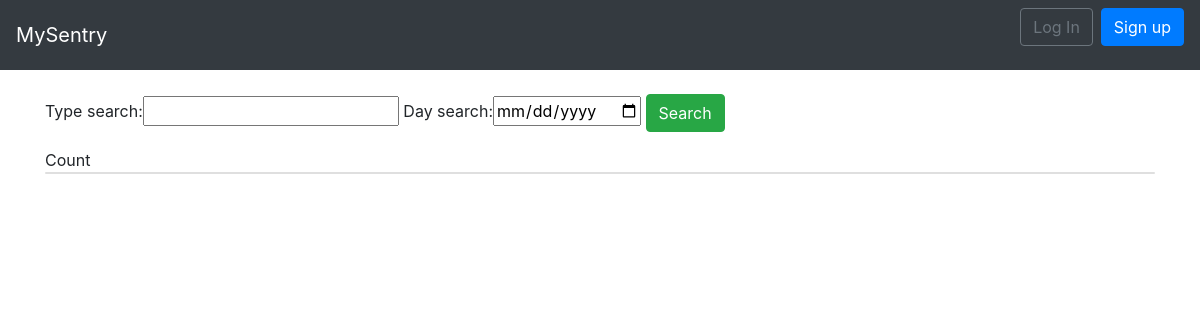
/apps/1/, run on an earlier commit of the app's database.
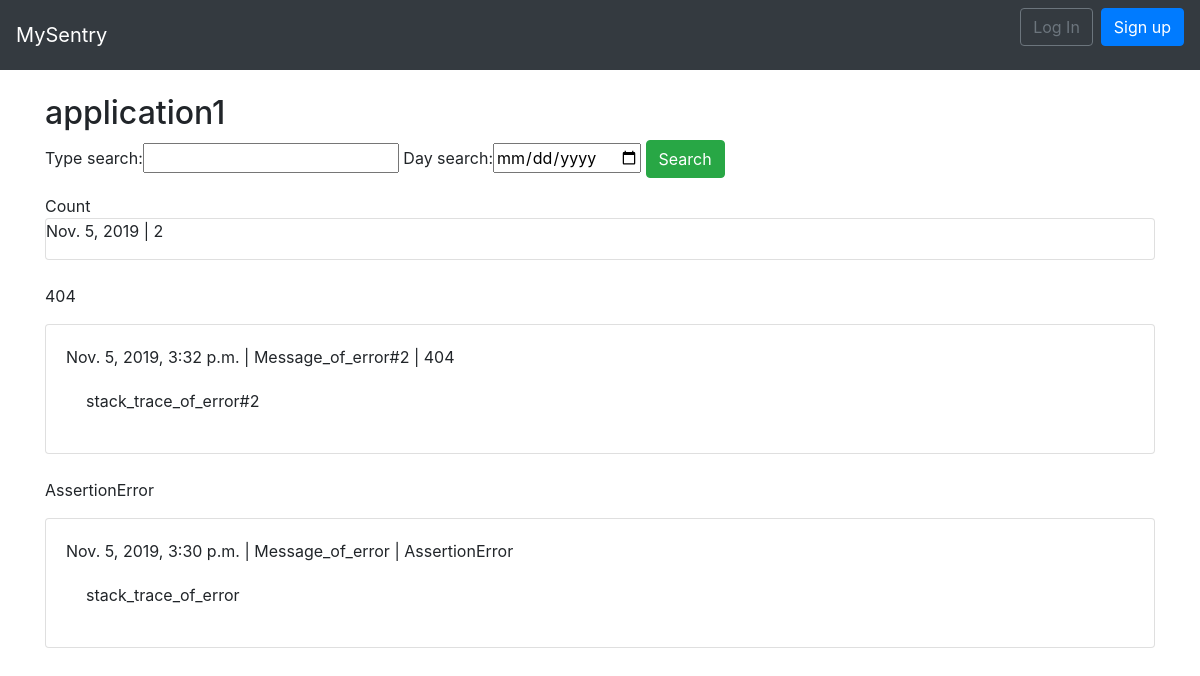
And on a later commit of the database.
### error_base/models.py (models this page shows, shortened)
class AppModel(models.Model):
    name = models.CharField(max_length=255)
    token = models.CharField(max_length=255)

class ErrorModel(models.Model):
    type = models.CharField(max_length=255)
    message = models.TextField()
    stack_trace = models.TextField()
    date = models.DateTimeField()
    app_id = models.ForeignKey(AppModel, on_delete= models.CASCADE)

### error_base/views.py (the view)
# urls.py: path('<int:pk>/', AppDetailView.as_view(), name='app_detail'),
class AppDetailView(DetailView):
    model = AppModel
    template_name = 'app_detail.html'
    form_class = AppListForm
    def get(self, request: HttpRequest, pk: int) -> HttpResponse:
        apps = AppModel.objects.filter(id=pk)
        search_type = request.GET.get('type_search')
        day_search = request.GET.get('day_search')
        all_errors = self.query_for_all_errors(search_type, day_search, pk)
        set_of_errors = set()
        dates_with_error = set()
        hours_with_error = set()
        for error in all_errors:
            set_of_errors.add(error.type)
            dates_with_error.add(datetime.date(error.date))
            hours_with_error.add(datetime.time(error.date))
        dict_with_count_error_per_day = {}
        if bool(day_search):
            for hour_with_error in hours_with_error:
                count_errors_in_hour = 0
                for error in all_errors:
                    if datetime.time(error.date).hour == hour_with_error.hour:
                        count_errors_in_hour += 1
                dict_with_count_error_per_day[hour_with_error.hour] = count_errors_in_hour
        else:
            for date_with_error in dates_with_error:
                count_errors_in_day = 0
                for error in all_errors:
                    if datetime.date(error.date) == date_with_error:
                        count_errors_in_day += 1
                dict_with_count_error_per_day[date_with_error] = count_errors_in_day
        return render(request, self.template_name,
                      {'form': self.form_class(),
                       'set_errors': set_of_errors,
                       'table_errors': all_errors,
                       'apps': apps,
                       'dict_with_count_error_per_day': dict_with_count_error_per_day,
                       })
    def query_for_all_errors(self, search_type_field: str, search_date_field: str, pk: int) -> QuerySet:
        if not bool(search_type_field) and not bool(search_date_field):
            all_errors = ErrorModel.objects.filter(app_id=pk)
            return all_errors
        elif bool(search_type_field) and not bool(search_date_field):
            all_errors = ErrorModel.objects.filter(type=search_type_field, app_id=pk)
            return all_errors
        elif not bool(search_type_field) and bool(search_date_field):
            all_errors = ErrorModel.objects.filter(app_id=pk, date__startswith=f'{search_date_field}')
            return all_errors
        return ErrorModel.objects.filter(app_id=pk, type=search_type_field, date__startswith=f'{search_date_field}')

### error_base/forms.py
class AppListForm(forms.Form):
    type_search = forms.CharField(required=False)
    day_search = forms.DateField(required=False, widget=DateInput)
    class Meta:
        model = ErrorModel

### templates/app_detail.html
{% extends 'base.html' %}
{% block content %}
 <div>
  {% for app in apps %}
   <h2>{{ app.name }}</h2>
  {% endfor %}
 </div>
 <form>{% csrf_token %}
  {{ form }}
  <button class="btn btn-success" type="submit">Search</button>
 </form>
  <a>Count</a>
 <div class="card">
 {% for date, count in dict_with_count_error_per_day.items %}
  <p><a>{{ date }}</a> | <a>{{ count }}</a></p>
 {% endfor %}
 </div>
 <br>
  {% for type_error in set_errors %}
   <p>{{ type_error }}</p>
    <div class="card">
    {% for errors in table_errors %}
     {% if type_error == errors.type %}
      <div class="card-body">
       <span class="font-weight">{{ errors.date }} | {{ errors.message }} | {{ errors.type }}
         <div class="card-body">
          {{ errors.stack_trace }}
         </div>
        </div>
     {% endif %}
    {% endfor %}
   </div>
  <br/>
{% endfor %}
{% endblock content %}

What changed in the data, as far as the page shows it:
added AppModel: name "application1"
added ErrorModel: date "Nov. 5, 2019", id "2", set_errors "404", date "Nov. 5, 2019, 3:32 p.m.", message "Message_of_error#2", type "404", stack_trace "stack_trace_of_error#2"
added ErrorModel: set_errors "AssertionError", date "Nov. 5, 2019, 3:30 p.m.", message "Message_of_error", type "AssertionError", stack_trace "stack_trace_of_error"
